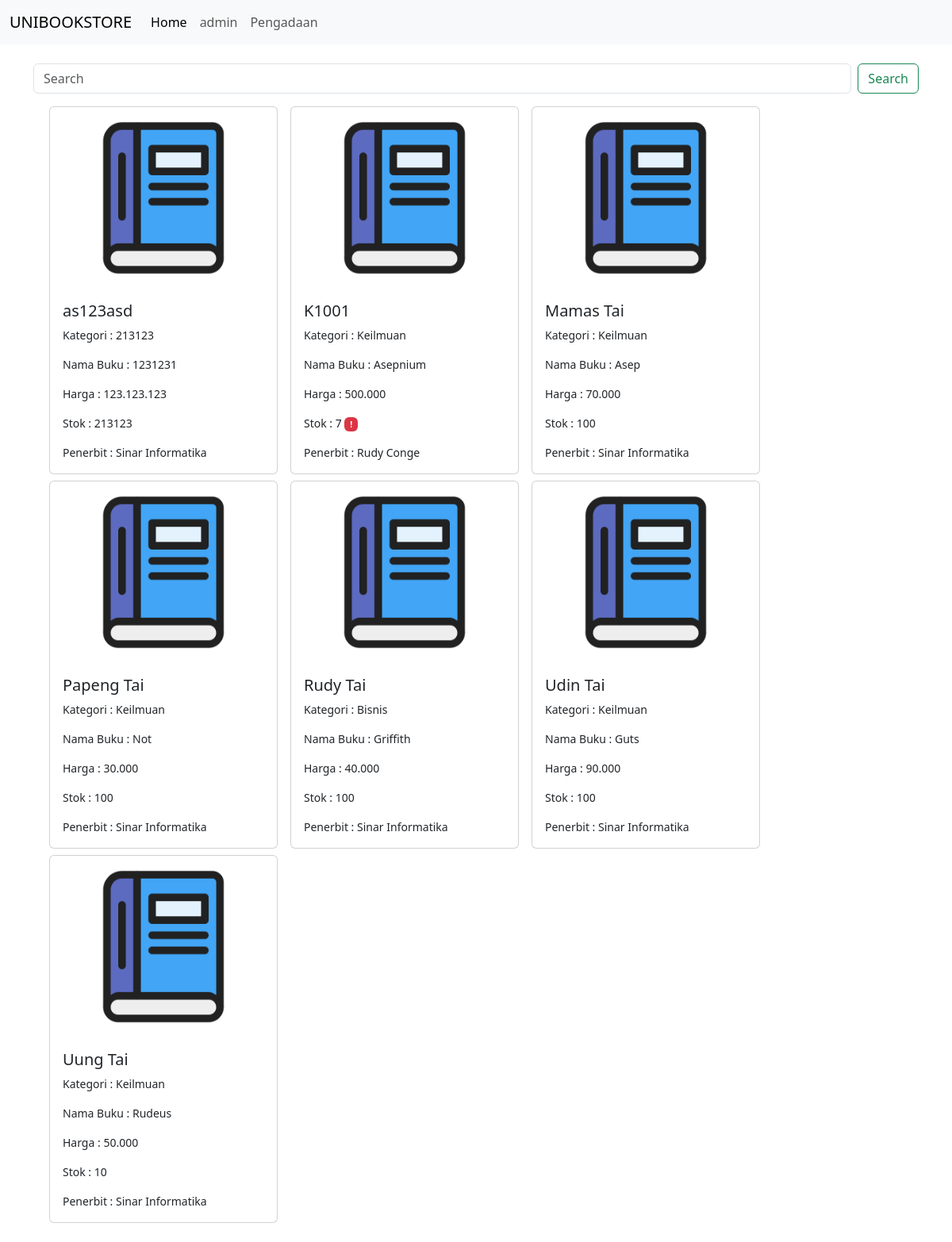
Before: / with the older database file.
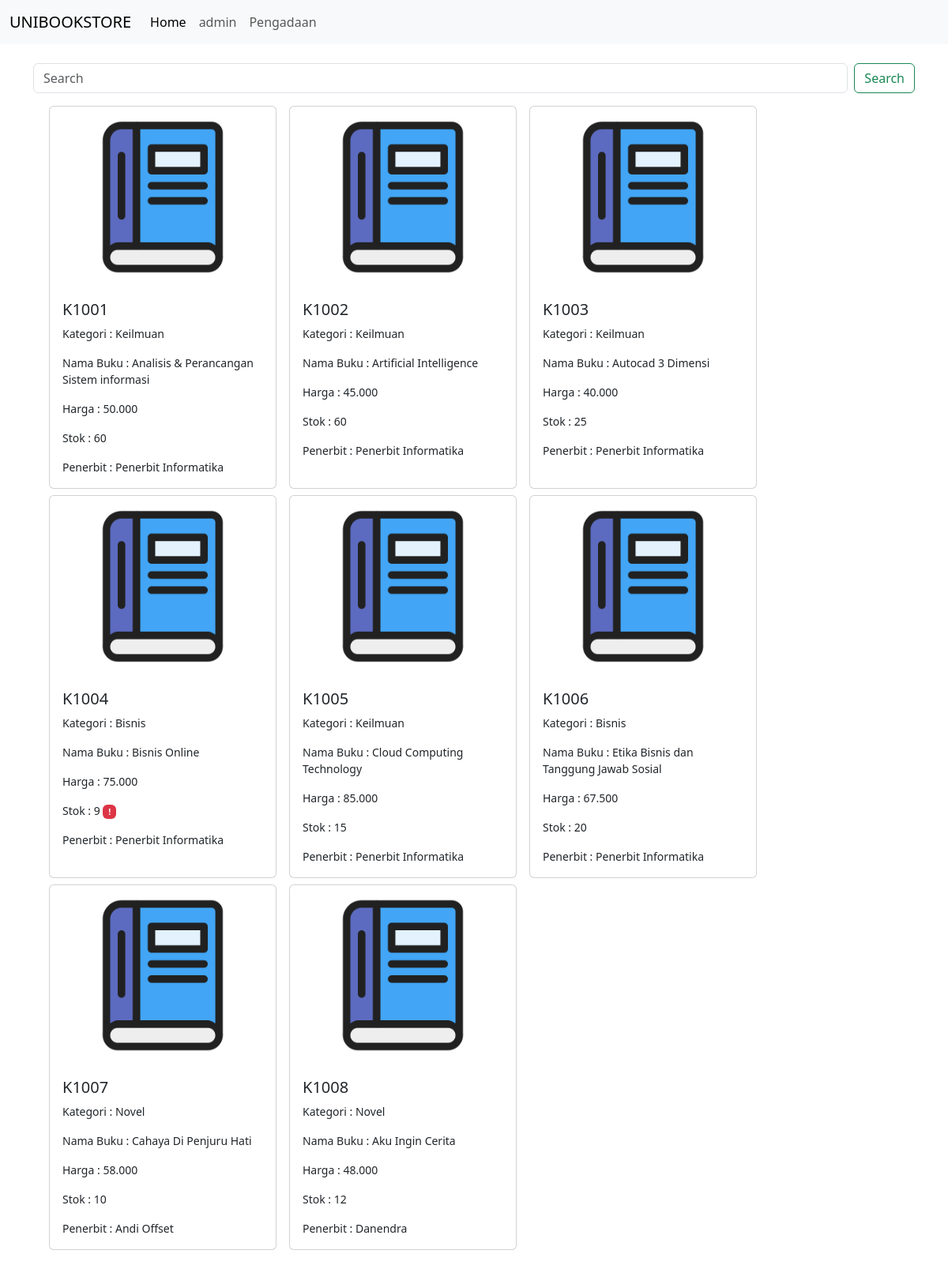
After: the same page with the newer database file.
### tables this page shows
CREATE TABLE `buku` (
  `id_buku` varchar(10) NOT NULL,
  `kategori` varchar(100) DEFAULT NULL,
  `nama_buku` varchar(200) DEFAULT NULL,
  `harga` int(11) DEFAULT NULL,
  `stok` int(11) DEFAULT NULL,
  `penerbit` varchar(200) DEFAULT NULL
);

### functions.php (called while the page is built, shortened)
<?php
$conn = mysqli_connect("localhost", "root", "", "data");
function query($sql){
	global $conn;
	$query = mysqli_query($conn, $sql);
	return mysqli_fetch_all($query, MYSQLI_ASSOC);
}
function getBuku(){
	return query('SELECT * FROM buku');
}
 ?>

### index.php (the view, shortened to what this page needs)
<?php
  include_once 'functions.php';
  include_once 'header.php';
  $dataBuku = getBuku();
  $bukuTerdikit = query ('SELECT * FROM buku WHERE stok = (SELECT MIN(stok) FROM buku);')[0];
?>
<div class="container mt-4">
  <form class="d-flex" role="search" action="#penerbit" method="get">
    <input class="form-control me-2" type="search" placeholder="Search" aria-label="Search" name="keyword">
    <button class="btn btn-outline-success" type="submit" name="cari">Search</button>
  </form>
  <div class="container mt-2 mb-4 d-flex flex-wrap">
    <?php foreach ($dataBuku as $db) : ?>
      <div class="card mt-2 mx-2" style="width: 18rem;">
        <img src="book.png" class="card-img-top" style="width:80%; margin: auto;">
        <div class="card-body">
          <h5 class="card-title"><?= $db['id_buku']; ?></h5>
          <p class="card-text small">Kategori : <?= $db['kategori']; ?></p>
          <p class="card-text small">Nama Buku : <?= $db['nama_buku']; ?></p>
          <p class="card-text small">Harga : <?= number_format($db['harga'],0,".","."); ?></p>
          <p class="card-text small">
            Stok : <?= $db['stok']; ?>
            <?php if($db['id_buku'] == $bukuTerdikit['id_buku']) : ?>
              <span class="badge text-bg-danger">!</span>
            <?php endif; ?></p>
          <p class="card-text small">Penerbit : <?= $db['penerbit']; ?></p>
        </div>
      </div>
    <?php endforeach; ?>
  </div>
</div>
<?php include_once 'footer.php' ?>

### header.php (shortened to what this page needs)
<!doctype html>
<html lang="en">
  <head>
    <link href="https://cdn.jsdelivr.net/npm/bootstrap@5.3.2/dist/css/bootstrap.min.css" rel="stylesheet">
  </head>
  <nav class="navbar navbar-expand-lg bg-body-tertiary">
    <div class="container-fluid">
      <a class="navbar-brand" href="#">UNIBOOKSTORE</a>
      <div class="collapse navbar-collapse" id="navbarSupportedContent">
        <ul class="navbar-nav me-auto mb-2 mb-lg-0">
          <li class="nav-item">
            <a class="nav-link <?= (basename($_SERVER['SCRIPT_NAME']) == 'index.php') ? 'active' : ''?>" aria-current="page" href="index.php">Home</a>
          </li>
          <li class="nav-item">
            <a class="nav-link <?= (basename($_SERVER['SCRIPT_NAME']) == 'admin.php') ? 'active' : ''?>" aria-current="page" href="admin.php">admin</a>
          </li>
          <li class="nav-item">
            <a class="nav-link <?= (basename($_SERVER['SCRIPT_NAME']) == 'pengadaan.php') ? 'active' : ''?>" aria-current="page" href="pengadaan.php">Pengadaan</a>
          </li>
        </ul>
      </div>
    </div>
  </nav>
  <body>

### footer.php (shortened to what this page needs)
  </body>
</html>

Changed rows visible on the page:
removed buku: id_buku "as123asd", kategori "213123", nama_buku "1231231", harga "123.123.123", stok "213123", penerbit "Sinar Informatika"
removed buku: id_buku "Mamas Tai", kategori "Keilmuan", nama_buku "Asep", harga "70.000", stok "100", penerbit "Sinar Informatika"
removed buku: id_buku "Papeng Tai", kategori "Keilmuan", nama_buku "Not", harga "30.000", stok "100", penerbit "Sinar Informatika"
removed buku: id_buku "Rudy Tai", kategori "Bisnis", nama_buku "Griffith", harga "40.000", stok "100", penerbit "Sinar Informatika"
removed buku: id_buku "Udin Tai", kategori "Keilmuan", nama_buku "Guts", harga "90.000", stok "100", penerbit "Sinar Informatika"
removed buku: id_buku "Uung Tai", kategori "Keilmuan", nama_buku "Rudeus", harga "50.000", stok "10", penerbit "Sinar Informatika"
changed buku "K1001": nama_buku "Asepnium" → "Analisis & Perancangan Sistem informasi"; harga "500.000" → "50.000"; stok "7" → "60"; penerbit "Rudy Conge" → "Penerbit Informatika"; no longer shows "!"
added buku: id_buku "K1002", kategori "Keilmuan", nama_buku "Artificial Intelligence", harga "45.000", stok "60", penerbit "Penerbit Informatika"
added buku: id_buku "K1003", kategori "Keilmuan", nama_buku "Autocad 3 Dimensi", harga "40.000", stok "25", penerbit "Penerbit Informatika"
added buku: id_buku "K1004", kategori "Bisnis", nama_buku "Bisnis Online", harga "75.000", stok "9", penerbit "Penerbit Informatika"
added buku: id_buku "K1005", kategori "Keilmuan", nama_buku "Cloud Computing Technology", harga "85.000", stok "15", penerbit "Penerbit Informatika"
added buku: id_buku "K1006", kategori "Bisnis", nama_buku "Etika Bisnis dan Tanggung Jawab Sosial", harga "67.500", stok "20", penerbit "Penerbit Informatika"
added buku: id_buku "K1007", kategori "Novel", nama_buku "Cahaya Di Penjuru Hati", harga "58.000", stok "10", penerbit "Andi Offset"
added buku: id_buku "K1008", kategori "Novel", nama_buku "Aku Ingin Cerita", harga "48.000", stok "12", penerbit "Danendra"
